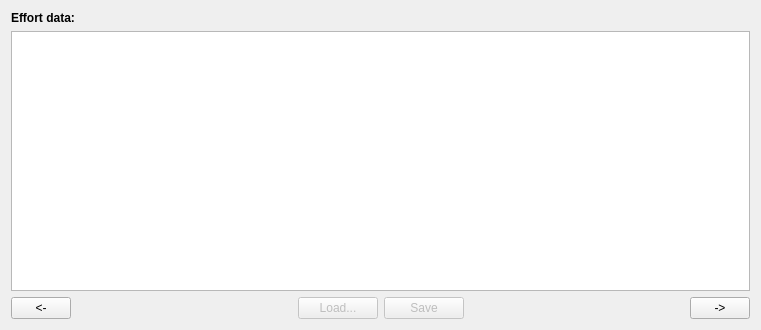
<?xml version="1.0" encoding="UTF-8"?>
<ui version="4.0">
 <class>MSPROD_Tab2_EffortTab</class>
 <widget class="QWidget" name="MSPROD_Tab2_EffortTab">
  <property name="geometry">
   <rect>
    <x>0</x>
    <y>0</y>
    <width>761</width>
    <height>330</height>
   </rect>
  </property>
  <property name="windowTitle">
   <string>Form</string>
  </property>
  <layout class="QVBoxLayout" name="verticalLayout">
   <item>
    <widget class="QLabel" name="MSPROD_Tab2_LabelLB">
     <property name="font">
      <font>
       <weight>75</weight>
       <bold>true</bold>
      </font>
     </property>
     <property name="text">
      <string>Effort data:</string>
     </property>
    </widget>
   </item>
   <item>
    <widget class="QTableView" name="MSPROD_Tab2_EffortTV">
     <property name="toolTip">
      <string>These data are from the table: Effort</string>
     </property>
     <property name="statusTip">
      <string>These data are from the table: Effort</string>
     </property>
    </widget>
   </item>
   <item>
    <layout class="QHBoxLayout" name="horizontalLayout_88">
     <item>
      <widget class="QPushButton" name="MSPROD_Tab2_PrevPB">
       <property name="sizePolicy">
        <sizepolicy hsizetype="Fixed" vsizetype="Fixed">
         <horstretch>0</horstretch>
         <verstretch>0</verstretch>
        </sizepolicy>
       </property>
       <property name="minimumSize">
        <size>
         <width>60</width>
         <height>0</height>
        </size>
       </property>
       <property name="maximumSize">
        <size>
         <width>60</width>
         <height>16777215</height>
        </size>
       </property>
       <property name="toolTip">
        <string>Go to the previous page</string>
       </property>
       <property name="statusTip">
        <string>Go to the previous page</string>
       </property>
       <property name="text">
        <string>&lt;-</string>
       </property>
      </widget>
     </item>
     <item>
      <spacer name="horizontalSpacer_100">
       <property name="orientation">
        <enum>Qt::Horizontal</enum>
       </property>
       <property name="sizeHint" stdset="0">
        <size>
         <width>40</width>
         <height>20</height>
        </size>
       </property>
      </spacer>
     </item>
     <item>
      <widget class="QPushButton" name="MSPROD_Tab2_LoadPB">
       <property name="enabled">
        <bool>false</bool>
       </property>
       <property name="toolTip">
        <string>Load the CSV file</string>
       </property>
       <property name="statusTip">
        <string>Load the CSV file</string>
       </property>
       <property name="text">
        <string>Load...</string>
       </property>
      </widget>
     </item>
     <item>
      <widget class="QPushButton" name="MSPROD_Tab2_SavePB">
       <property name="enabled">
        <bool>false</bool>
       </property>
       <property name="toolTip">
        <string>Save above data for all Species to CSV file and to database table</string>
       </property>
       <property name="statusTip">
        <string>Save above data for all Species to CSV file and to database table</string>
       </property>
       <property name="text">
        <string>Save</string>
       </property>
      </widget>
     </item>
     <item>
      <spacer name="verticalSpacer_46">
       <property name="orientation">
        <enum>Qt::Horizontal</enum>
       </property>
       <property name="sizeType">
        <enum>QSizePolicy::Expanding</enum>
       </property>
       <property name="sizeHint" stdset="0">
        <size>
         <width>48</width>
         <height>20</height>
        </size>
       </property>
      </spacer>
     </item>
     <item>
      <widget class="QPushButton" name="MSPROD_Tab2_NextPB">
       <property name="enabled">
        <bool>true</bool>
       </property>
       <property name="sizePolicy">
        <sizepolicy hsizetype="Fixed" vsizetype="Fixed">
         <horstretch>0</horstretch>
         <verstretch>0</verstretch>
        </sizepolicy>
       </property>
       <property name="minimumSize">
        <size>
         <width>60</width>
         <height>0</height>
        </size>
       </property>
       <property name="maximumSize">
        <size>
         <width>60</width>
         <height>16777215</height>
        </size>
       </property>
       <property name="toolTip">
        <string>Go to the next tab page</string>
       </property>
       <property name="statusTip">
        <string>Go to the next tab page</string>
       </property>
       <property name="text">
        <string>-&gt;</string>
       </property>
      </widget>
     </item>
    </layout>
   </item>
  </layout>
 </widget>
 <resources/>
 <connections/>
</ui>
